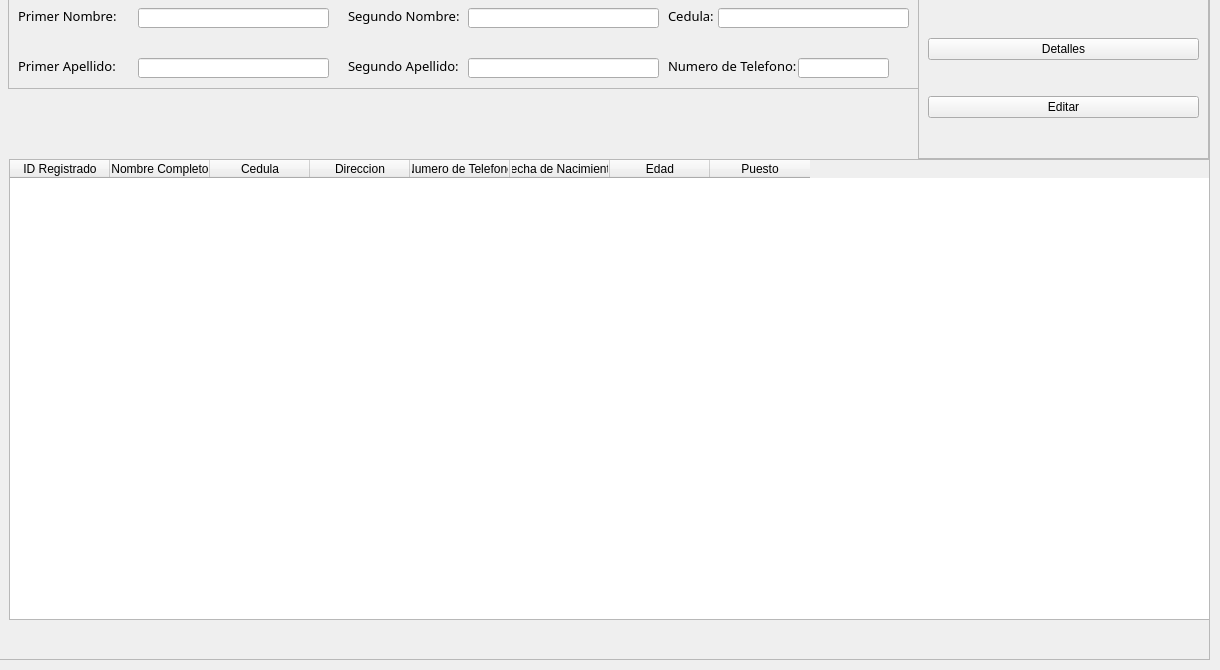
    <widget class="QWidget" name="search_staff_widget">
     <attribute name="title">
      <string>Buscar Personal</string>
     </attribute>
     <widget class="QFrame" name="frame_search_staff">
      <property name="geometry">
       <rect>
        <x>-1</x>
        <y>-1</y>
        <width>1211</width>
        <height>661</height>
       </rect>
      </property>
      <property name="frameShape">
       <enum>QFrame::StyledPanel</enum>
      </property>
      <property name="frameShadow">
       <enum>QFrame::Raised</enum>
      </property>
      <widget class="QTableWidget" name="tablew_show_staff_registered_search_staff">
       <property name="enabled">
        <bool>true</bool>
       </property>
       <property name="geometry">
        <rect>
         <x>10</x>
         <y>160</y>
         <width>1201</width>
         <height>461</height>
        </rect>
       </property>
       <property name="editTriggers">
        <set>QAbstractItemView::SelectedClicked</set>
       </property>
       <property name="alternatingRowColors">
        <bool>false</bool>
       </property>
       <property name="sortingEnabled">
        <bool>false</bool>
       </property>
       <attribute name="verticalHeaderShowSortIndicator" stdset="0">
        <bool>false</bool>
       </attribute>
       <column>
        <property name="text">
         <string>ID Registrado</string>
        </property>
       </column>
       <column>
        <property name="text">
         <string>Nombre Completo</string>
        </property>
       </column>
       <column>
        <property name="text">
         <string>Cedula</string>
        </property>
       </column>
       <column>
        <property name="text">
         <string>Direccion</string>
        </property>
       </column>
       <column>
        <property name="text">
         <string>Numero de Telefono</string>
        </property>
       </column>
       <column>
        <property name="text">
         <string>Fecha de Nacimiento</string>
        </property>
       </column>
       <column>
        <property name="text">
         <string>Edad</string>
        </property>
       </column>
       <column>
        <property name="text">
         <string>Puesto</string>
        </property>
       </column>
      </widget>
      <widget class="QFrame" name="frame_details_search_staff">
       <property name="geometry">
        <rect>
         <x>9</x>
         <y>-1</y>
         <width>911</width>
         <height>91</height>
        </rect>
       </property>
       <property name="font">
        <font>
         <family>Microsoft JhengHei</family>
         <pointsize>10</pointsize>
        </font>
       </property>
       <property name="frameShape">
        <enum>QFrame::StyledPanel</enum>
       </property>
       <property name="frameShadow">
        <enum>QFrame::Raised</enum>
       </property>
       <widget class="QLabel" name="label_first_name_search_staff">
        <property name="geometry">
         <rect>
          <x>10</x>
          <y>10</y>
          <width>101</width>
          <height>16</height>
         </rect>
        </property>
        <property name="text">
         <string>Primer Nombre:</string>
        </property>
       </widget>
       <widget class="QLabel" name="label_second_name_search_staff">
        <property name="geometry">
         <rect>
          <x>340</x>
          <y>10</y>
          <width>111</width>
          <height>16</height>
         </rect>
        </property>
        <property name="text">
         <string>Segundo Nombre:</string>
        </property>
       </widget>
       <widget class="QLabel" name="label_first_surname_search_staff">
        <property name="geometry">
         <rect>
          <x>10</x>
          <y>60</y>
          <width>101</width>
          <height>16</height>
         </rect>
        </property>
        <property name="text">
         <string>Primer Apellido:</string>
        </property>
       </widget>
       <widget class="QLabel" name="label_second_surname_search_staff">
        <property name="geometry">
         <rect>
          <x>340</x>
          <y>60</y>
          <width>111</width>
          <height>16</height>
         </rect>
        </property>
        <property name="text">
         <string>Segundo Apellido:</string>
        </property>
       </widget>
       <widget class="QLabel" name="label_document_id_search_staff">
        <property name="geometry">
         <rect>
          <x>660</x>
          <y>10</y>
          <width>51</width>
          <height>16</height>
         </rect>
        </property>
        <property name="text">
         <string>Cedula:</string>
        </property>
       </widget>
       <widget class="QLabel" name="label_phone_number_search_staff">
        <property name="geometry">
         <rect>
          <x>660</x>
          <y>60</y>
          <width>131</width>
          <height>16</height>
         </rect>
        </property>
        <property name="text">
         <string>Numero de Telefono:</string>
        </property>
       </widget>
       <widget class="QLineEdit" name="line_input_first_name_search_staff">
        <property name="geometry">
         <rect>
          <x>130</x>
          <y>10</y>
          <width>191</width>
          <height>20</height>
         </rect>
        </property>
       </widget>
       <widget class="QLineEdit" name="line_input_second_name_search_staff">
        <property name="geometry">
         <rect>
          <x>460</x>
          <y>10</y>
          <width>191</width>
          <height>20</height>
         </rect>
        </property>
       </widget>
       <widget class="QLineEdit" name="line_input_first_surname_search_staff">
        <property name="geometry">
         <rect>
          <x>130</x>
          <y>60</y>
          <width>191</width>
          <height>20</height>
         </rect>
        </property>
       </widget>
       <widget class="QLineEdit" name="line_input_second_surname_search_staff">
        <property name="geometry">
         <rect>
          <x>460</x>
          <y>60</y>
          <width>191</width>
          <height>20</height>
         </rect>
        </property>
       </widget>
       <widget class="QLineEdit" name="line_input_document_id_search_staff">
        <property name="geometry">
         <rect>
          <x>710</x>
          <y>10</y>
          <width>191</width>
          <height>20</height>
         </rect>
        </property>
       </widget>
       <widget class="QLineEdit" name="line_input_phone_number_search_staff">
        <property name="geometry">
         <rect>
          <x>790</x>
          <y>60</y>
          <width>91</width>
          <height>20</height>
         </rect>
        </property>
        <property name="text">
         <string/>
        </property>
       </widget>
      </widget>
      <widget class="QFrame" name="frame_buttons_actions_search_staff">
       <property name="geometry">
        <rect>
         <x>919</x>
         <y>-1</y>
         <width>291</width>
         <height>161</height>
        </rect>
       </property>
       <property name="frameShape">
        <enum>QFrame::StyledPanel</enum>
       </property>
       <property name="frameShadow">
        <enum>QFrame::Raised</enum>
       </property>
       <layout class="QVBoxLayout" name="verticalLayout_4">
        <item>
         <widget class="QPushButton" name="button_show_deailts_qtable_selected_search_staff">
          <property name="text">
           <string>Detalles</string>
          </property>
         </widget>
        </item>
        <item>
         <widget class="QPushButton" name="button_edit_selected_staff_search_staff">
          <property name="text">
           <string>Editar</string>
          </property>
         </widget>
        </item>
       </layout>
      </widget>
     </widget>
    </widget>
